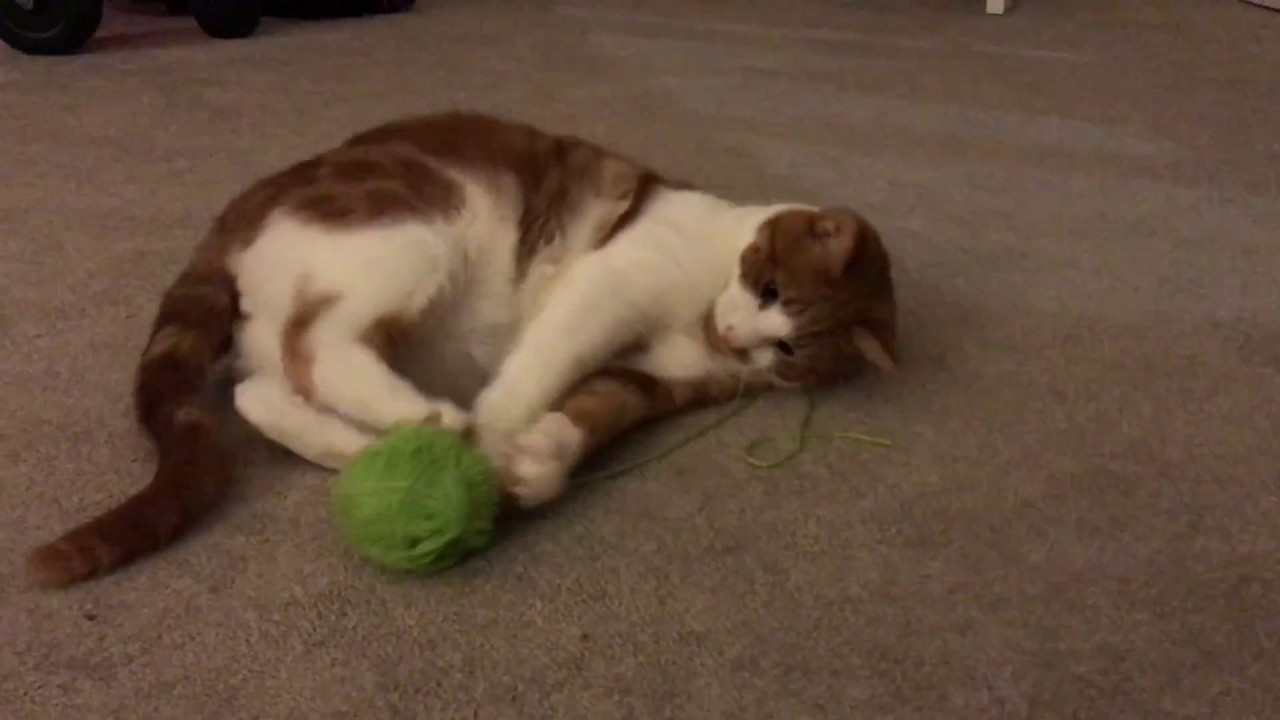
#> input picture kitty.jpg, 1280 x 720 px
$ jupyter execute geometric_transformation.ipynb
#> lines starting #> are read from the running program, lines starting #| are printed output that depends on the picture
[cell 1]
import cv2
import numpy as np
import matplotlib.pyplot as plt

[cell 2]
image_path = "kitty.jpg"
image = cv2.imread(image_path)
#> image is the input picture: shape (720, 1280, 3); mean B, G, R 61.5, 78.4, 100.4

if image is None:
    print(f'''Error: Could not load {image_path}. Check if the file exists and the path is
correct.''')
else:
    def display_image(title, img):
        plt.figure(figsize=(6, 6))
        plt.imshow(cv2.cvtColor(img, cv2.COLOR_BGR2RGB))
        plt.title(title)
        plt.axis('off')
        plt.show()

[cell 3]
#Translation
tx, ty = 100, 50 # Translate x by 100 pixels, y by 50 pixels
M_translation = np.float32([[1, 0, tx], [0, 1, ty]])
translated_image = cv2.warpAffine(image, M_translation, (image.shape[1], image.shape[0]))
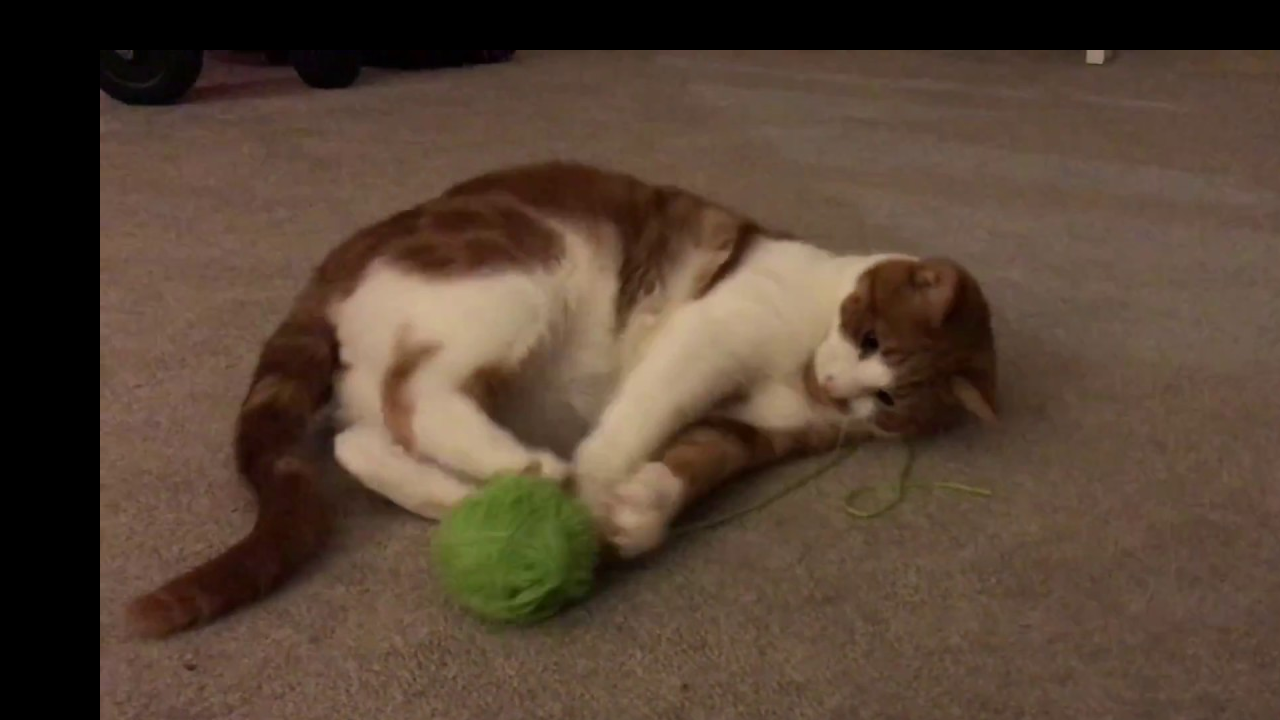
#> translated_image: shape (720, 1280, 3); mean B, G, R 52.8, 67.7, 86.6
display_image("Translated Image", translated_image)
# 2. Rigid Transformation (Rotation + Translation)
angle = 30
center = (image.shape[1] // 2, image.shape[0] // 2)
#> center = (640, 360)
M_rigid = cv2.getRotationMatrix2D(center, angle, 1.0)
rigid_transformed_image = cv2.warpAffine(image, M_rigid, (image.shape[1], image.shape[0]))
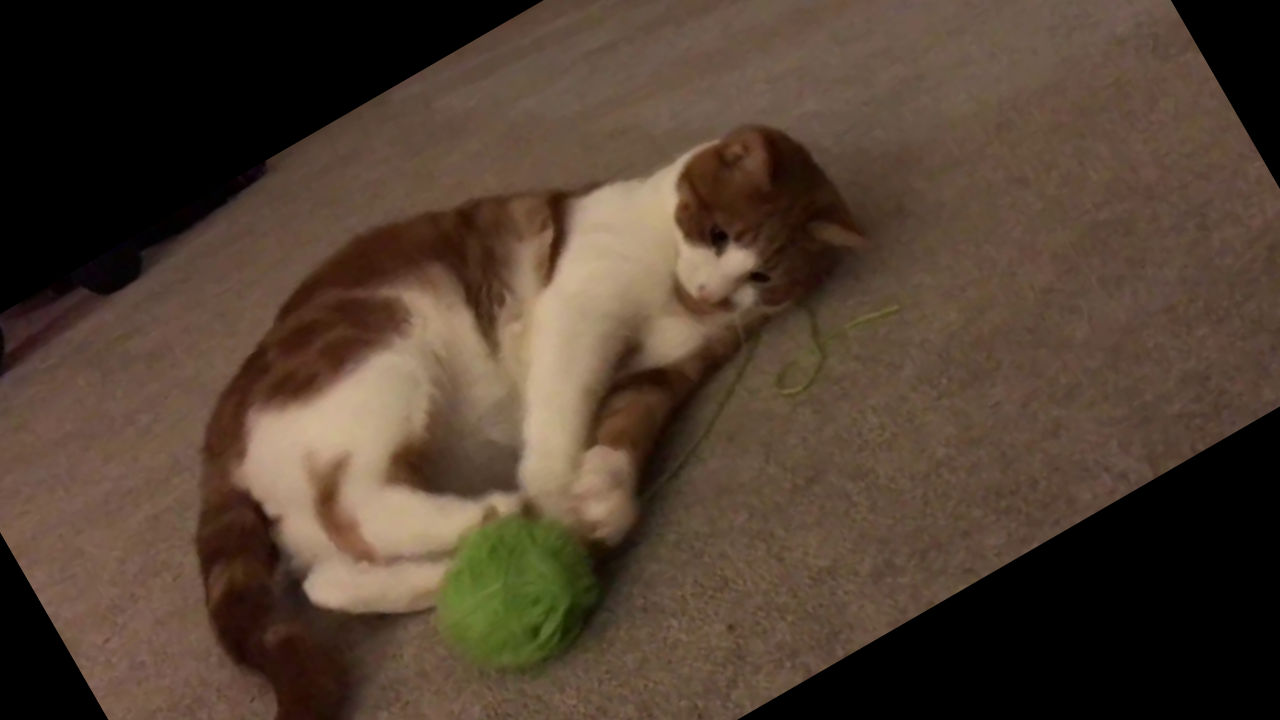
#> rigid_transformed_image: shape (720, 1280, 3); mean B, G, R 49, 63.2, 80.5
display_image("Rigid Transformation (Rotation + Translation)", rigid_transformed_image)
# 3. Similarity Transformation (Rotation + Translation + Scaling)
scale = 1.2
M_similarity = cv2.getRotationMatrix2D(center, angle, scale)
similarity_transformed_image = cv2.warpAffine(image, M_similarity, (image.shape[1],
image.shape[0]))
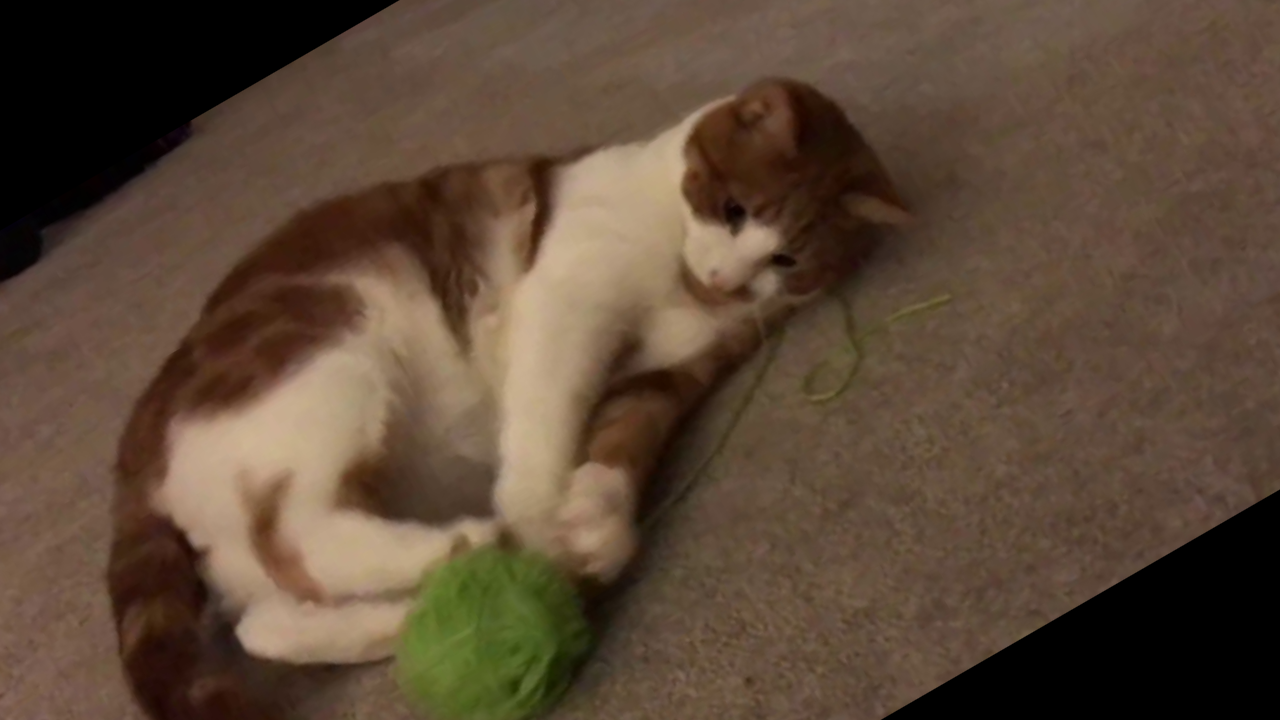
#> similarity_transformed_image: shape (720, 1280, 3); mean B, G, R 55.6, 72.8, 92.4
display_image("Similarity Transformation (Rotation + Translation + Scaling)",
similarity_transformed_image)
# 4. Affine Transformation (Allows rotation, translation, and shearing)
# Get the image size (width and height)
rows, cols = image.shape[:2]
#> rows = 720; cols = 1280
M_affine = np.float32([
[1.1, 0.1, 30],
[0.1, 1.1, 50]
])
affine_transformed_image = cv2.warpAffine(image, M_affine, (cols, rows))
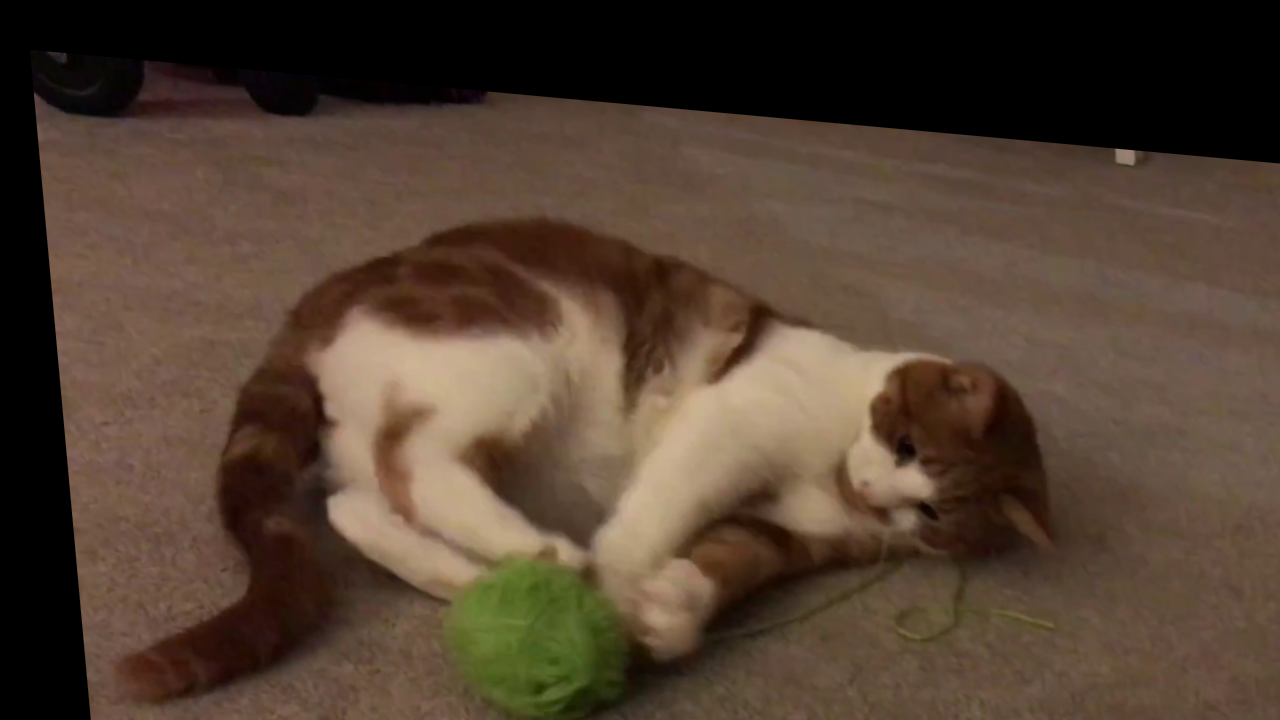
#> affine_transformed_image: shape (720, 1280, 3); mean B, G, R 49.9, 64.4, 82.3
display_image("Affine Transformation", affine_transformed_image)

$ run again, with graaphbased.png saved as kitty.jpg
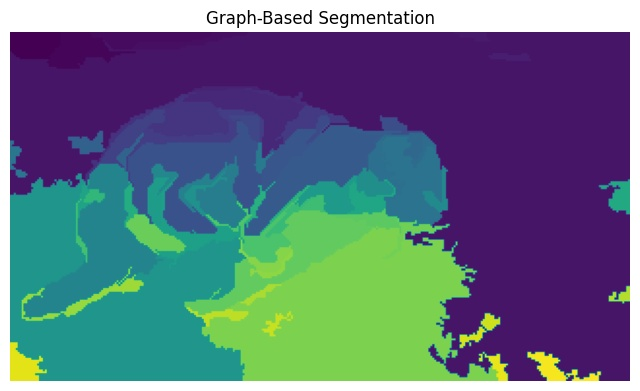
#> input picture graaphbased.png, 640 x 391 px
#> image is the input picture: shape (391, 640, 3); mean B, G, R 128.9, 112, 95
#> `similarity_transformed_image = cv2.warpAffine(image, M_similarity, (im..`:
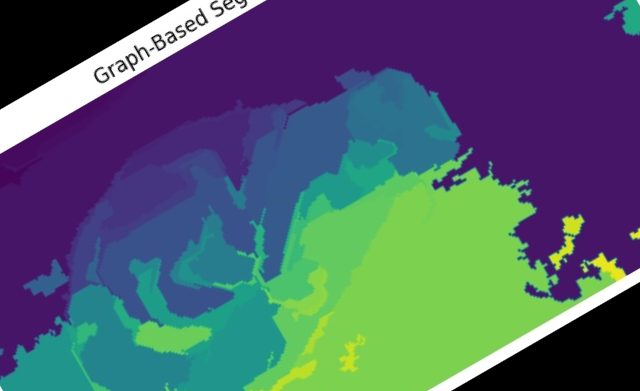
#> similarity_transformed_image: shape (391, 640, 3); mean B, G, R 107.1, 94.9, 76.8
#> `affine_transformed_image = cv2.warpAffine(image, M_affine, (cols, rows))`:
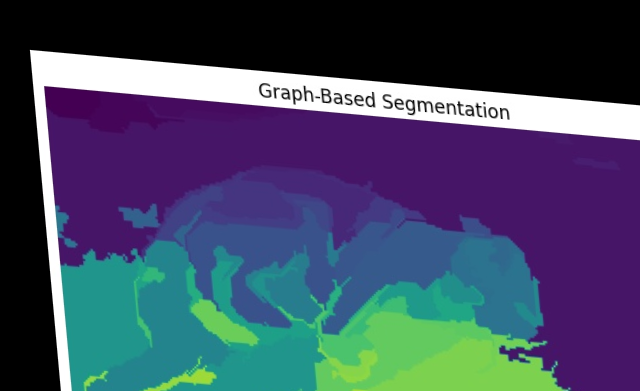
#> affine_transformed_image: shape (391, 640, 3); mean B, G, R 98.6, 74.9, 65.1

$ run again, with meanshift.png saved as kitty.jpg
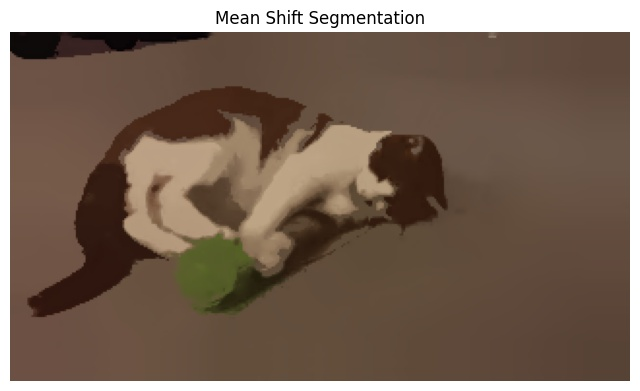
#> input picture meanshift.png, 640 x 391 px
#> image is the input picture: shape (391, 640, 3); mean B, G, R 87.6, 102.2, 121.2
#> `similarity_transformed_image = cv2.warpAffine(image, M_similarity, (im..`:
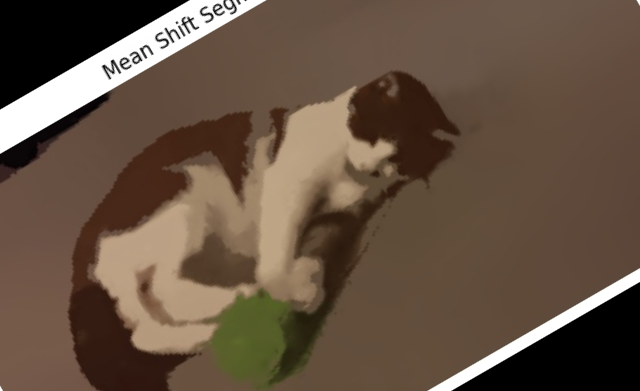
#> similarity_transformed_image: shape (391, 640, 3); mean B, G, R 67.1, 82.9, 101.6
#> `affine_transformed_image = cv2.warpAffine(image, M_affine, (cols, rows))`:
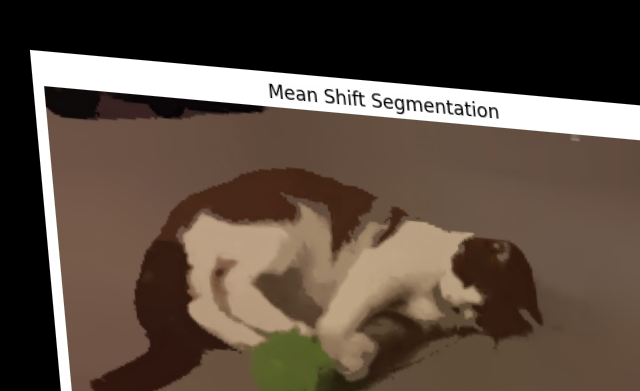
#> affine_transformed_image: shape (391, 640, 3); mean B, G, R 64.9, 76.2, 90.6
